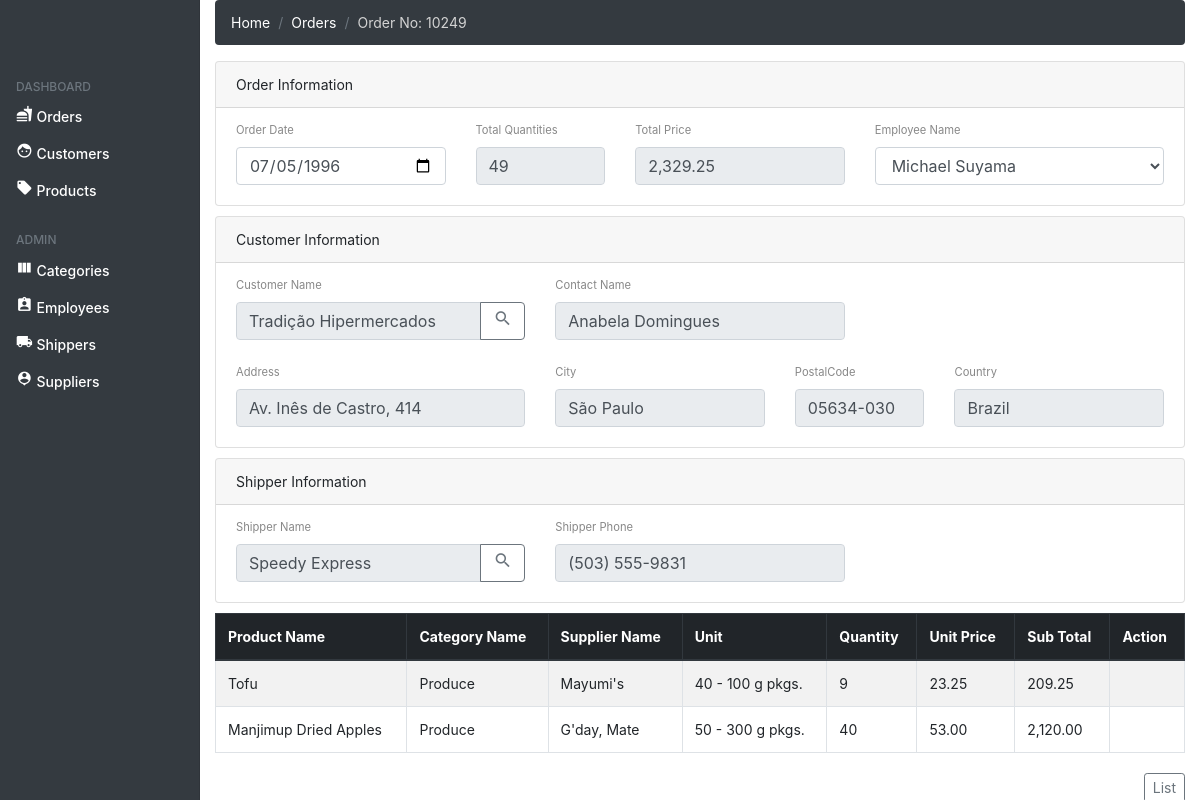
Screenshot of /views/orders/update.php?id=10249 with the database file from the repository.
### tables this page shows
CREATE TABLE Orders (
	OrderID INT(6) UNSIGNED NOT NULL AUTO_INCREMENT PRIMARY KEY, 
    CustomerID INT(6) UNSIGNED NOT NULL, 
    EmployeeID INT(6) UNSIGNED NOT NULL,
    OrderDate DATE NOT NULL, 
    ShipperID INT(6) UNSIGNED NOT NULL, 
    CONSTRAINT `FK_CustomerID` FOREIGN KEY (CustomerID) REFERENCES Customers (CustomerID),
    CONSTRAINT `FK_EmployeeID` FOREIGN KEY (EmployeeID) REFERENCES Employees (EmployeeID),
    CONSTRAINT `FK_ShipperID` FOREIGN KEY (ShipperID) REFERENCES Shippers (ShipperID)
);

CREATE TABLE Customers (
	CustomerID INT(11) UNSIGNED NOT NULL AUTO_INCREMENT PRIMARY KEY, 
    CustomerName VARCHAR(200), 
    ContactName VARCHAR(200),
    Address VARCHAR(200),
    City VARCHAR(200),
    PostalCode VARCHAR(20),
    Country VARCHAR(50)
);

CREATE TABLE Shippers (
	ShipperID INT(6) UNSIGNED NOT NULL AUTO_INCREMENT PRIMARY KEY, 
    ShipperName VARCHAR(200) NOT NULL,
    Phone VARCHAR(20) NOT NULL
);

CREATE TABLE OrderDetails (
	OrderDetailID INT(6) UNSIGNED NOT NULL AUTO_INCREMENT PRIMARY KEY, 
    OrderID INT(6) UNSIGNED NOT NULL, 
    ProductID INT(6) UNSIGNED NOT NULL, 
    Quantity INT(6) UNSIGNED NOT NULL
);

CREATE TABLE Products (
	ProductID INT(6) UNSIGNED NOT NULL AUTO_INCREMENT PRIMARY KEY, 
    ProductName VARCHAR(200) NOT NULL,
    SupplierID INT(6) UNSIGNED NOT NULL,
    CategoryID INT(6) UNSIGNED NOT NULL,
    Unit VARCHAR(200) NOT NULL,
    Price DECIMAL(13,4) NOT NULL,
    CONSTRAINT `FK_CategoryID` FOREIGN KEY (CategoryID) REFERENCES Categories (CategoryID),
    CONSTRAINT `FK_SupplierID` FOREIGN KEY (SupplierID) REFERENCES Suppliers (SupplierID)
);

CREATE TABLE Categories (
	CategoryID INT(6) UNSIGNED NOT NULL AUTO_INCREMENT PRIMARY KEY, 
    CategoryName VARCHAR(200) NOT NULL, 
    Description VARCHAR(200) NOT NULL
);

CREATE TABLE Suppliers (
	SupplierID INT(6) UNSIGNED NOT NULL AUTO_INCREMENT PRIMARY KEY, 
    SupplierName VARCHAR(200) NOT NULL,
    ContactName VARCHAR(200) NOT NULL,
    Address VARCHAR(200) NOT NULL,
    City VARCHAR(50) NOT NULL,
    PostalCode VARCHAR(20) NOT NULL,
    Country VARCHAR(50) NOT NULL,
    Phone VARCHAR(20) NOT NULL
);

### views/orders/update.php (the view, shortened to what this page needs)
<!DOCTYPE html>
<html>
    <?php include_once "./header.php.inc" ?>
    <body>
        <?php
            $id = isset($_GET['id']) ? $_GET['id'] : die('ERROR: Record ID not found.');
            include_once "../../nav.php";
            include '../../confi/database.php';
            try {
                $query = "SELECT c.CustomerName, c.ContactName, c.Address, c.City, c.PostalCode, c.Country,
                                 e.EmployeeID,
                                 s.ShipperName, s.Phone AS ShipperPhone,
                                 o.OrderDate, od.Qts, od.TotalPrice
                          FROM Orders o, Customers c, Employees e, Shippers s,
                                (SELECT sod.OrderID, SUM(sod.Quantity) AS Qts, SUM(sod.Quantity * sp.Price) AS TotalPrice
                                    FROM Orderdetails sod, Products sp
                                    WHERE sod.ProductID = sp.ProductID
                                    GROUP BY sod.OrderID) od
                          WHERE o.CustomerID = c.CustomerID AND o.EmployeeID = e.EmployeeID AND o.ShipperID = s.ShipperID AND o.OrderID = od.OrderID AND o.OrderID = ? LIMIT 0,1";
                $stmt = $con->prepare($query);
                $stmt->bindParam(1, $id);
                $stmt->execute();
                $row = $stmt->fetch(PDO::FETCH_ASSOC);
                $customerName = utf8_encode($row['CustomerName']);
                $contactName = utf8_encode($row['ContactName']);
                $address = utf8_encode($row['Address']);
                $city = utf8_encode($row['City']);
                $postalCode = $row['PostalCode'];
                $country = $row['Country'];
                $employeeID = utf8_encode($row['EmployeeID']);
                $shipperName = utf8_encode($row['ShipperName']);
                $shipperPhone = $row['ShipperPhone'];
                $orderDate = $row['OrderDate'];
                $qts = $row['Qts'];
                $totalPrice = $row['TotalPrice'];
                $query = "SELECT od.OrderDetailID, od.Quantity, p.ProductName, s.SupplierName, c.CategoryName, p.Unit, p.Price, (od.Quantity * p.Price) AS SubTotal
                          FROM Orderdetails od, Products p, Suppliers s, Categories c
                          WHERE od.ProductID = p.ProductID AND p.SupplierID = s.SupplierID AND p.CategoryID = c.CategoryID AND od.OrderID = ?";
                $stmt = $con->prepare($query);
                $stmt->bindParam(1, $id);
                $stmt->execute();
                $num = $stmt->rowCount();
                $query = "select
                            EmployeeID, CONCAT(FirstName, ' ', LastName) AS EmployeeName
                          from Employees order by EmployeeName desc";
                $stmt_employee = $con->prepare($query);
                $stmt_employee->execute();
            } catch (PDOException $exception) {
                die('ERROR: ' . $exception->getMessage());
            }
            include_once "./breadcrumb.php.inc";
        ?>
        <div class="offset-md-2 col-md-10">
            <div class="card">
                <div class="card-header">
                    Order Information
                </div>
                <div class="card-body">
                    <div class="row order">
                        <div class="col-md-3">
                            <label for="orderDate">Order Date</label>
                            <input type="date" name="orderDate" class="form-control" value="<?php echo $orderDate ?>" />
                        </div>
                        <div class="col-md-2">
                            <label for="qts">Total Quantities</label>
                            <input type="text" name="qts" class="form-control" value="<?php echo $qts ?>" disabled />
                        </div>
                        <div class="col-md-3">
                            <label for="totalPrice">Total Price</label>
                            <input type="text" name="totalPrice" class="form-control" value="<?php echo number_format($totalPrice, 2, '.', ',') ?>" disabled />
                        </div>
                        <div class="col-md-4">
                            <label for="employeeName">Employee Name</label>
                            <select name="employeeID" class="form-control">
                                <?php
                                    while($row = $stmt_employee->fetch(PDO::FETCH_ASSOC)){
                                        extract($row);
                                        echo "<option value='{$EmployeeID}'".($employeeID == $EmployeeID ? 'selected' : '').">".utf8_encode($EmployeeName)."</option>";
                                    }
                                ?>
                            </select>
                        </div>
                    </div>
                </div>
            </div>
            <div class="card">
                <div class="card-header">
                    Customer Information
                </div>
                <div class="card-body">
                    <div class="row order">
                        <div class="col-md-4">
                            <label for="customerName">Customer Name</label>
                            <div class="input-group">
                                <input type="text" name="customerName" class="form-control" placeholder="Recipient's username" aria-label="Recipient's username" aria-describedby="button-addon2" disabled value="<?php echo $customerName ?>">
                                <div class="input-group-append">
                                    <button class="btn btn-outline-secondary" type="button" data-toggle="modal" data-target="#modalCustomerInfo"><i class="material-icons">search</i></button>
                                </div>
                            </div>
                        </div>
                        <div class="col-md-4">
                            <label for="contactName">Contact Name</label>
                            <input type="text" name="contactName" class="form-control" value="<?php echo $contactName ?>" disabled />
                        </div>
                    </div>
                    <div class="row">
                        <div class="col-md-4">
                            <label for="address">Address</label>
                            <input type="text" name="address" class="form-control" value="<?php echo $address ?>" disabled />
                        </div>
                        <div class="col-md-3">
                            <label for="city">City</label>
                            <input type="text" name="city" class="form-control" value="<?php echo $city ?>" disabled />
                        </div>
                        <div class="col-md-2">
                            <label for="postalCode">PostalCode</label>
                            <input type="text" name="postalCode" class="form-control" value="<?php echo $postalCode ?>" disabled />
                        </div>
                        <div class="col-md-3">
                            <label for="country">Country</label>
                            <input type="text" name="country" class="form-control" value="<?php echo $country ?>" disabled />
                        </div>
                    </div>
                </div>
            </div>
            <div class="card">
                <div class="card-header">
                    Shipper Information
                </div>
                <div class="card-body">
                    <div class="row order">
                        <div class="col-md-4">
                            <label for="shipperName">Shipper Name</label>
                            <div class="input-group">
                                <input type="text" name="shipperName" class="form-control" placeholder="Recipient's username" aria-label="Recipient's username" aria-describedby="button-addon2" disabled value="<?php echo $shipperName ?>">
                                <div class="input-group-append">
                                    <button class="btn btn-outline-secondary" type="button" data-toggle="modal" data-target="#modalShipperInfo"><i class="material-icons">search</i></button>
                                </div>
                            </div>
                        </div>
                        <div class="col-md-4">
                            <label for="shipperPhone">Shipper Phone</label>
                            <input type="text" name="shipperPhone" class="form-control" value="<?php echo $shipperPhone ?>" disabled />
                        </div>
                    </div>
                </div>
            </div>
            <?php
                if($num > 0){
                    echo "<table class='table table-hover table-striped table-bordered'>";
                    echo "<thead class='thead-dark'>";
                    echo "<tr>";
                    echo "<th>Product Name</th>";
                    echo "<th>Category Name</th>";
                    echo "<th>Supplier Name</th>";
                    echo "<th>Unit</th>";
                    echo "<th>Quantity</th>";
                    echo "<th>Unit Price</th>";
                    echo "<th>Sub Total</th>";
                    echo "<th>Action</th>";
                    echo "</thead>";
                    echo "<tbody>";
                    while($row = $stmt->fetch(PDO::FETCH_ASSOC)){
                        extract($row);
                        echo "<tr>";
                        echo "<td>".utf8_encode($ProductName)."</td>";
                        echo "<td>".utf8_encode($CategoryName)."</td>";
                        echo "<td>".utf8_encode($SupplierName)."</td>";
                        echo "<td>".utf8_encode($Unit)."</td>";
                        echo "<td>".number_format($Quantity, 0, '.', ',')."</td>";
                        echo "<td>".number_format($Price, 2, '.', ',')."</td>";
                        echo "<td>".number_format($SubTotal, 2, '.', ',')."</td>";
                        echo "<td>";
                        echo "</td>";
                        echo "</tr>";
                    }
                    echo "</tbody>";
                    echo "</table>";
                }else{
                    echo "<div class='alert alert-danger'>No records found.</div>";
                }
            ?>
            <div class="row">
                <div class="col-md-12 text-right">
                    <a class="btn btn-outline-secondary btn-sm" href="./index.php">List</a>
                </div>
            </div>
        </div>
    </body>
</html>

### commons/style.css (style rules this page uses)
body { font-size: .875rem; }
i { font-size: 1.2em !important; }
.row { margin-top: 20px !important; }
label { font-size: 0.8em; color: #888 !important; }
.card { margin-bottom: 10px !important; }
.row.order { margin-top:-10px !important; }
.btn { line-height: 1.4 !important; }

### rows the page displays
orders: orderDate "07/05/1996", customerName "Tradição Hipermercados", contactName "Anabela Domingues", address "Av. Inês de Castro, 414", city "São Paulo", postalCode "05634-030", country "Brazil", shipperName "Speedy Express", shipperPhone "(503) 555-9831"
orderdetails: ProductID.ProductName "Tofu", categories.CategoryName "Produce", suppliers.SupplierName "Mayumi's", ProductID.Unit "40 - 100 g pkgs.", Quantity "9", ProductID.Price "23.25", SubTotal "209.25"
orderdetails: ProductID.ProductName "Manjimup Dried Apples", categories.CategoryName "Produce", suppliers.SupplierName "G'day, Mate", ProductID.Unit "50 - 300 g pkgs.", Quantity "40", ProductID.Price "53.00", SubTotal "2,120.00"

### other values shown
$id "10249"
form field employeeID "Michael Suyama"
